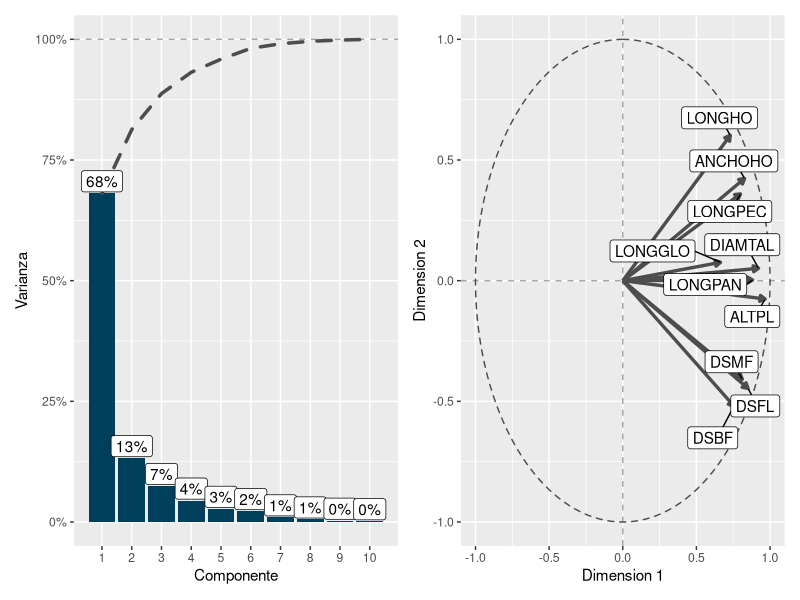
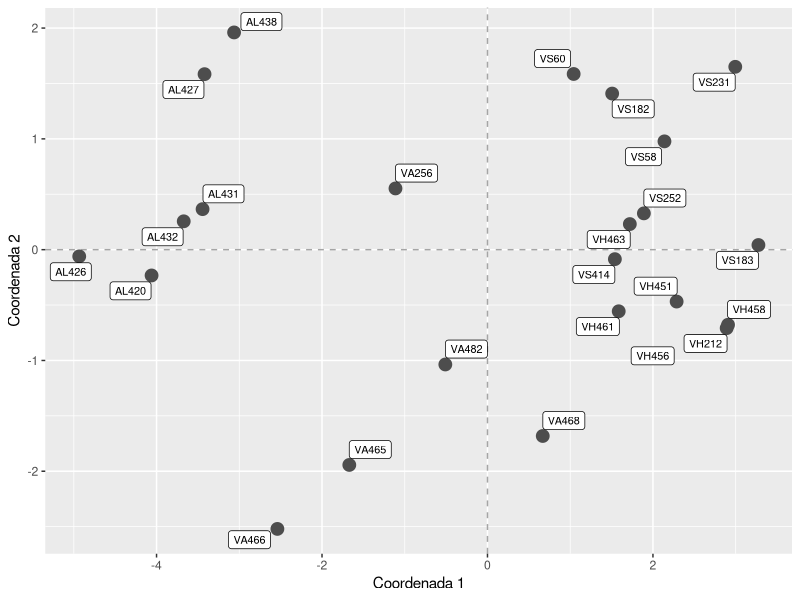
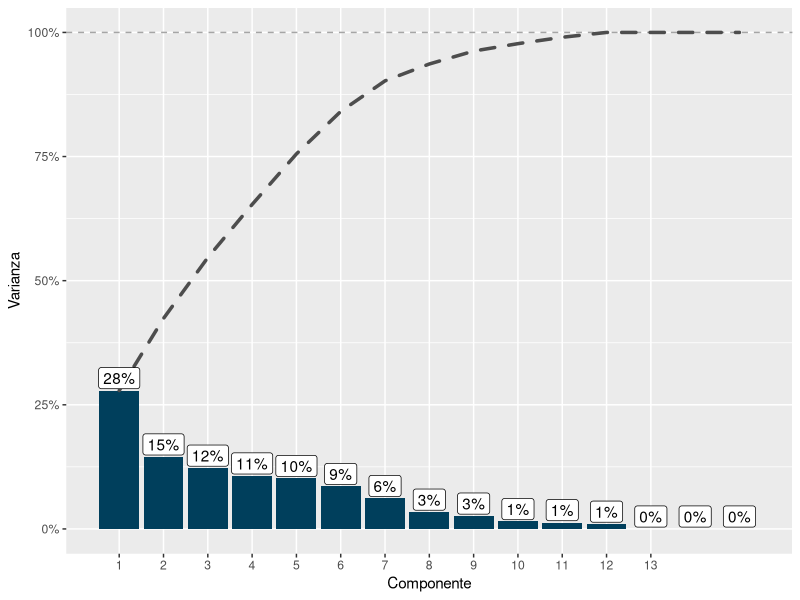
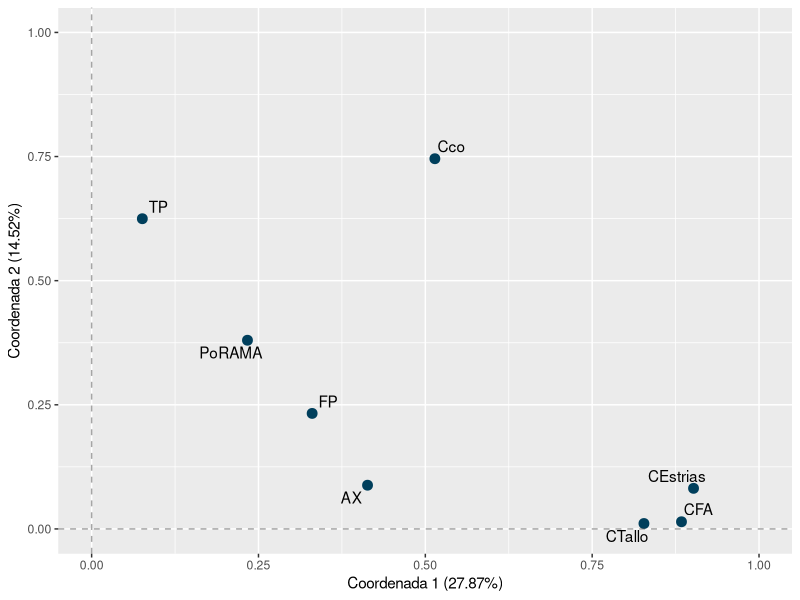
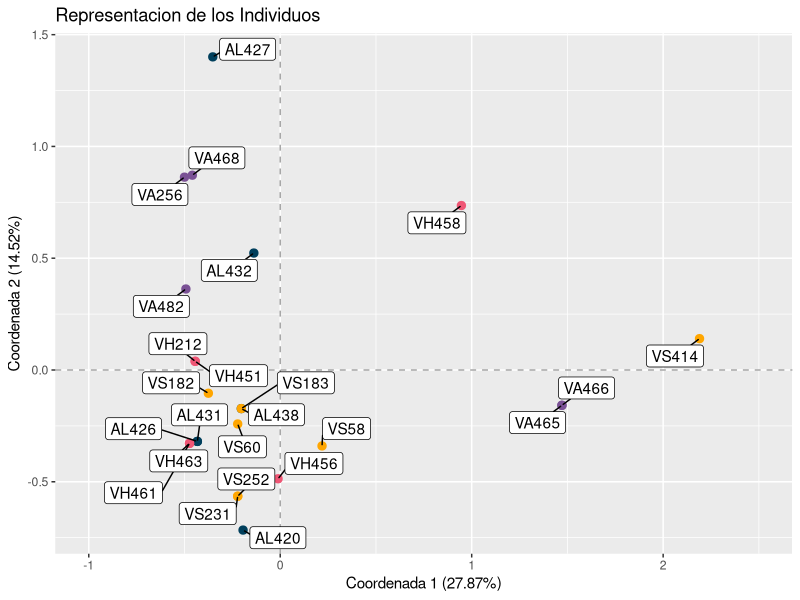
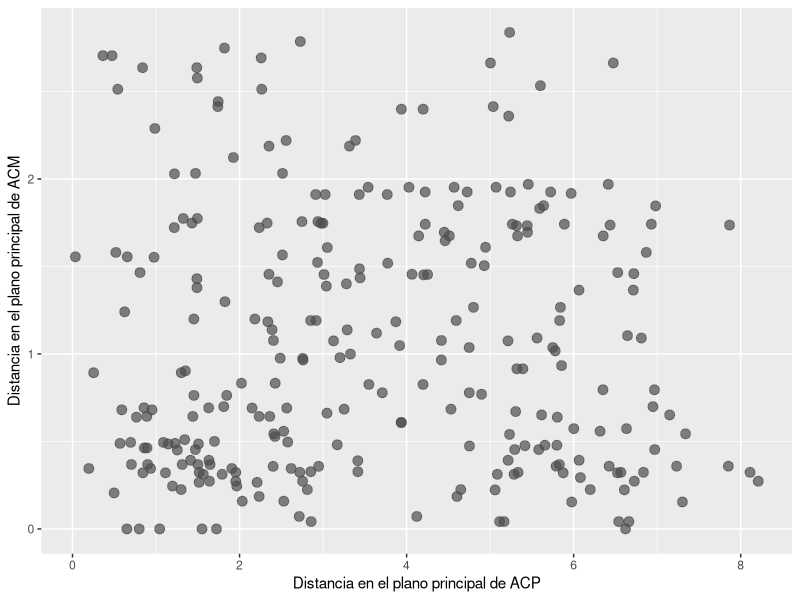
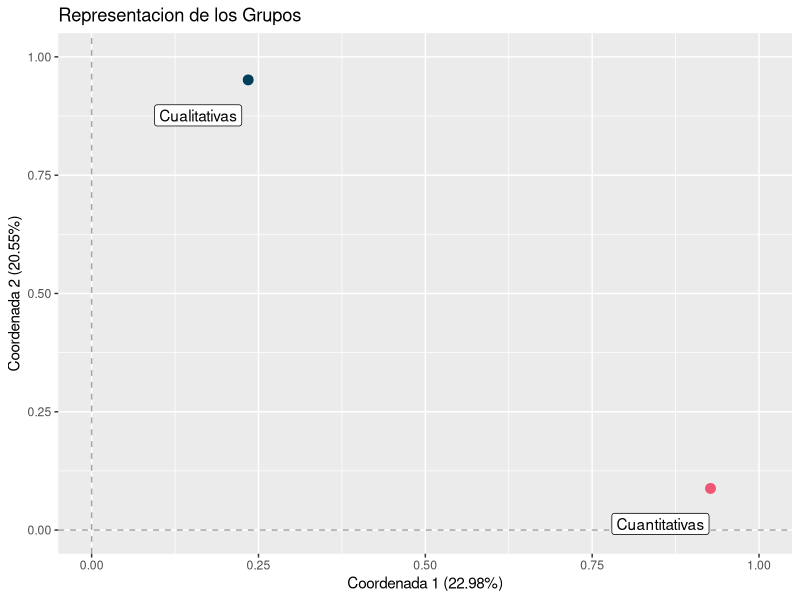
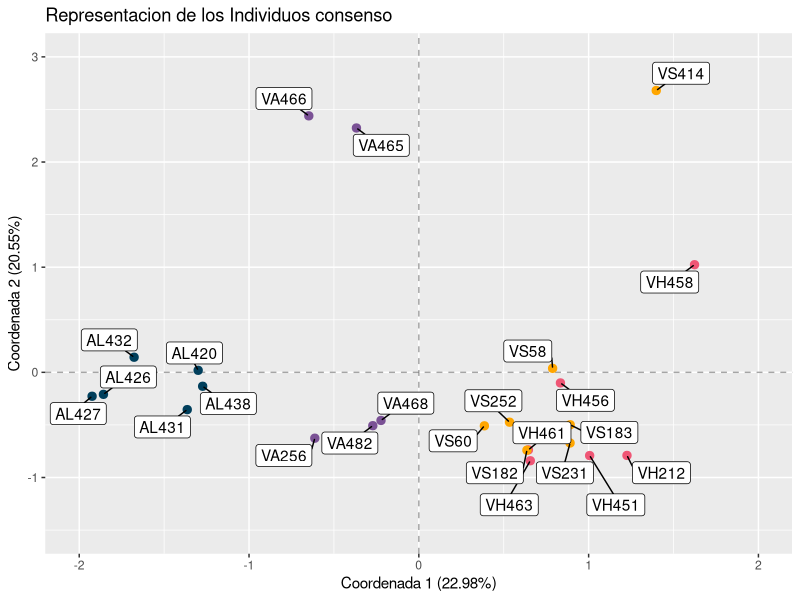

The R source for these figures, in order:
## ---- chunk 1
knitr::opts_chunk$set(
  echo = FALSE, message = FALSE, warning = FALSE, fig.align = "center",
  fig.pos = "H", out.extra = "", fig.height = 3.5, fig.width = 5.5
)
colores <- c("#003f5c", "#7a5195", "#ef5675", "#ffa600")
## ---- chunk 2
library(cluster)
library(dplyr)
library(FactoMineR)
library(ggplot2)
library(ggforce)
library(ggrepel)
library(kableExtra)
library(patchwork)
## ---- chunk 3
data <- read.csv2(
  here::here("data", "raw", "QUINOA.csv"), 
  row.names = 1, 
  stringsAsFactors = FALSE
)
cuanti <- data %>%
  select(
    DIAMTAL, ALTPL, LONGHO, ANCHOHO, LONGPEC,
    LONGPAN, LONGGLO, DSBF, DSFL, DSMF
  )
cuali <- data %>%
  select(AX, CEstrias, CTallo, PoRAMA, CFA,  Cco, TP, FP)
pca <- PCA(cuanti, ncp = 2, graph = FALSE)
## ---- chunk 4
autovalores_vector <- as.vector(prop.table(pca$eig[, 1]))
    autovalores <- data.frame(
      x = 1:10,
      varianza = autovalores_vector,
      varianza_cum = cumsum(autovalores_vector)
    )
autovalores$label <- paste0(round(autovalores$varianza * 100), "%")

p1 <- ggplot(autovalores, aes(x = x)) + 
  geom_hline(yintercept = 1, linetype = "dashed", color = "gray30", alpha = 0.5) + 
  geom_col(aes(y = varianza), fill = colores[1]) +
  geom_line(
    aes(y = varianza_cum), 
    linetype = "dashed",
    size = 1.2, 
    color = "grey30",
    lineend = "round"
  ) + 
  geom_label(
    aes(y = varianza, label = label), 
    nudge_y = 0.025
  ) + 
  scale_x_continuous(
    breaks = 1:13
  ) + 
  scale_y_continuous(
    labels = scales::percent_format()
  ) + 
  labs(
    x = "Componente",
    y = "Varianza"
  ) + 
  theme(
    panel.grid.minor.x = element_blank()
  )

variables <- as.data.frame(pca$var$coord)
variables$etiqueta <- rownames(pca$var$coord)
variables$x0 <- 0
variables$y0 <- 0
    
p2 <- ggplot(variables) + 
  geom_vline(xintercept = 0, linetype = "dashed", color = "gray30", alpha = 0.5) + 
  geom_hline(yintercept = 0, linetype = "dashed", color = "gray30", alpha = 0.5) +
  geom_circle(
    aes(x0 = x, y0 = y, r = r), 
    linetype = "dashed", color = "gray30", alpha = 0.5,
    data = data.frame(x = 0, y = 0, r = 1)
  ) + 
  geom_segment(
    aes(x = x0, y = y0, xend = Dim.1, yend = Dim.2),
    arrow = arrow(length = unit(0.15, "cm"), type ="closed"),
    size = 1.15,
    color = "grey30",
    show.legend = FALSE
  ) + 
  scale_color_manual(values = colores[c(1, 4)]) + 
  geom_label_repel(
    aes(Dim.1, Dim.2, label = etiqueta), 
    min.segment.length = 0,
    max.overlaps = 30
  ) + 
  lims(x = c(-1, 1), y = c(-1, 1)) + 
  labs(x = "Dimension 1", y = "Dimension 2")

p1 | p2
## ---- chunk 5
pc1 <- pca$ind$coord[, 1]
pc2 <- pca$ind$coord[, 2]
etiquetas <- rownames(pca$ind$coord)
datos_cp <- as.data.frame(cbind(etiquetas, pc1, pc2))
colnames(datos_cp) <- c("IND","CP1", "CP2")

ggplot(datos_cp) + 
  geom_vline(xintercept = 0, linetype = "dashed", color = "gray30", alpha = 0.5) + 
  geom_hline(yintercept = 0, linetype = "dashed", color = "gray30", alpha = 0.5) +
  geom_point(aes(pc1, pc2), size = 4, color = "gray30") + 
  geom_label_repel(aes(pc1, pc2, label = IND), size=2.75) + 
  labs(
    x = "Coordenada 1",
    y = "Coordenada 2"
  )
## ---- chunk 6
acm <- MCA(cuali, graph = FALSE)
autovalores_vector <- as.vector(prop.table(acm$eig[, 1]))
autovalores <- data.frame(
  x = 1:15,
  varianza = autovalores_vector,
  varianza_cum = cumsum(autovalores_vector)
)
autovalores$label <- paste0(round(autovalores$varianza * 100), "%")
    
ggplot(autovalores, aes(x = x)) + 
  geom_hline(yintercept = 1, linetype = "dashed", color = "gray30", alpha = 0.5) + 
  geom_col(aes(y = varianza), fill = colores[1]) +
  geom_line(
    aes(y = varianza_cum), 
    linetype = "dashed",
    size = 1.2, 
    color = "grey30",
    lineend = "round"
  ) + 
  geom_label(
    aes(y = varianza, label = label), 
    nudge_y = 0.025
  ) + 
  scale_x_continuous(
    breaks = 1:13
  ) + 
  scale_y_continuous(
    labels = scales::percent_format()
  ) + 
  labs(
    x = "Componente",
    y = "Varianza"
  ) + 
  theme(
    panel.grid.minor.x = element_blank()
  )
## ---- chunk 7
d <- as.data.frame(acm$var$eta2[, 1:2])
d$etiquetas <- rownames(d)

ggplot(d, aes(`Dim 1`, `Dim 2`)) + 
  geom_point(size = 3, color = colores[1]) +
  geom_text_repel(aes(label = etiquetas)) + 
  geom_vline(xintercept = 0, linetype = "dashed", color = "gray30", alpha = 0.5) + 
  geom_hline(yintercept = 0, linetype = "dashed", color = "gray30", alpha = 0.5) +
  labs(x = "Coordenada 1 (27.87%)", y = "Coordenada 2 (14.52%)") + 
  lims(x = c(0, 1), y = c(0, 1))
## ---- chunk 8
datos_acm <- as.data.frame(acm$ind$coord[, 1:2])
datos_acm$etiqueta <- rownames(datos_acm)
datos_acm$color <- substr(datos_acm$etiqueta, 1, 2)
rownames(datos_acm) <- NULL
colnames(datos_acm) <- c("x", "y", "etiqueta", "color")

ggplot(datos_acm, aes(x, y)) +
  geom_hline(yintercept = 0, linetype = "dashed", color = "gray30", alpha = 0.5) +
  geom_vline(xintercept = 0, linetype = "dashed", color = "gray30", alpha = 0.5) +
  geom_point(aes(color = color), size = 2.5) +
  geom_label_repel(
    aes(label = etiqueta),
    min.segment.length = 0,
    max.overlaps = 30
  ) + 
  scale_color_manual(values = colores, guide = FALSE) + 
  lims(
    x = c(-1, 2.5)
  ) +
  labs(
    x = "Coordenada 1 (27.87%)",
    y = "Coordenada 2 (14.52%)",
    title = "Representacion de los Individuos"
  )
## ---- chunk 9
dist_acp <- dist(pca$ind$coord[,1:2])
dist_acm <- dist(acm$ind$coord[,1:2])                
## ---- chunk 10
afm <- MFA(
  data, 
  group = c(ncol(cuanti), ncol(cuali)), 
  type = c("s", "n"), 
  ncp = 2, 
  name.group = c("Cuantitativas", "Cualitativas"),
  graph = FALSE
)
## ---- chunk 11
kable(
  afm$group$Lg, 
  digits = 2,
  align = "c",
  caption = "Coeficiente $L_g$",
  format = "latex"
) %>% 
  kable_styling(font_size = 10, latex_options = "HOLD_position") %>% 
  kable_classic_2() 
## ---- chunk 12
concordancia_df <- data.frame(
  x = as.vector(dist_acp),
  y = as.vector(dist_acm)
)
ggplot(concordancia_df) + 
  geom_point(aes(x, y), size = 3, alpha = 0.7, color = "grey30") + 
  labs(
      x = "Distancia en el plano principal de ACP",
      y = "Distancia en el plano principal de ACM"
  )
## ---- chunk 13
kable(
    sqrt(afm$group$Lg), 
    digits = 2,
    align = "c",
    caption = "Coeficiente $N_g$",
    format = "latex"
) %>% 
  kable_styling(font_size = 10, latex_options = "HOLD_position") %>% 
  kable_classic_2() 
## ---- chunk 14
kable(
  afm$group$RV, 
  digits = 2,
  align = "c",
  caption = "Coeficiente RV"
) %>% 
  kable_styling(font_size = 10, latex_options = "HOLD_position") %>% 
  kable_classic_2() 
## ---- chunk 15
d = as.data.frame(afm$group$coord)[, 1:2]
d$ambiente = rownames(d)
rownames(d) = NULL
colnames(d) = c("x", "y", "ambiente")

ggplot(d) +
  geom_hline(yintercept = 0, linetype = "dashed", color = "gray30", alpha = 0.5) +
  geom_vline(xintercept = 0, linetype = "dashed", color = "gray30", alpha = 0.5) +
  geom_point(aes(x, y, color = ambiente), size = 3) + 
  geom_label(aes(x, y, label = ambiente), nudge_x = -0.075, nudge_y = -0.075) + 
  scale_color_manual(values = colores[c(1, 3)], guide = FALSE) + 
  labs(
    x = "Coordenada 1 (22.98%)",
    y = "Coordenada 2 (20.55%)",
    title = "Representacion de los Grupos"
  ) +
  lims(x = c(0, 1), y = c(0, 1))
## ---- chunk 16
# Contribucion a los ejes
kable(
  afm$quali.var$contrib[,1:2], 
  digits = 2,
  align = "c",
  caption  = "Contribuciones a los Ejes - Cualitativas"
) %>% 
  kable_styling(font_size = 9, latex_options = "HOLD_position") %>% 
  kable_classic_2()
## ---- chunk 17
kable(
  afm$quanti.var$contrib[,1:2],
  digits = 2,
  align = "c",
  caption  = "Contribuciones a los Ejes - Cuantitativas"
) %>% 
  kable_styling(font_size = 9, latex_options = "HOLD_position") %>% 
  kable_classic_2()
## ---- chunk 18
datos_afm <- as.data.frame(afm$ind$coord)
datos_afm$etiqueta <- rownames(datos_afm)
datos_afm$color <- substr(datos_afm$etiqueta, 1, 2)
rownames(datos_afm) <- NULL
colnames(datos_afm) <- c("x", "y", "etiqueta", "color")
## ---- chunk 19
ggplot(datos_afm, aes(x, y)) +
  geom_hline(yintercept = 0, linetype = "dashed", color = "gray30", alpha = 0.5) +
  geom_vline(xintercept = 0, linetype = "dashed", color = "gray30", alpha = 0.5) +
  geom_point(aes(color = color), size = 2.5) +
  geom_label_repel(
    aes(label = etiqueta),
    min.segment.length = 0,
    max.overlaps = 30
  ) + 
  scale_color_manual(values = colores, guide = FALSE) + 
  lims(
    x = c(-2, 2), 
    y = c(-1.5, 3)
  ) + 
  labs(
    x = "Coordenada 1 (22.98%)",
    y = "Coordenada 2 (20.55%)",
    title = "Representacion de los Individuos consenso"
  )
## ---- chunk 20
color_fct <- as.factor(rep(1:4, 6))
consenso <- as.data.frame(afm$ind$coord)[1:2]
consenso$etiqueta <- rownames(consenso)
rownames(consenso) <- NULL
colnames(consenso) <- c("dim_1", "dim_2", "etiqueta")

parciales <- as.data.frame(afm$ind$coord.partiel)[1:2]
etiquetas <- strsplit(rownames(parciales), ".", fixed = "TRUE")
parciales$etiqueta <- sapply(etiquetas, function(x) x[[1]])
parciales$tipo <- sapply(etiquetas, function(x) x[[2]])
parciales$color <- rep(color_fct, each = 2)
rownames(parciales) <- NULL
colnames(parciales) <- c("dim_1", "dim_2", "etiqueta", "tipo", "color")

segmentos <- cbind(
  parciales[parciales$tipo == "Cuantitativas", 1:2], 
  parciales[parciales$tipo == "Cualitativas", 1:2]
)
names(segmentos) <- c("x0", "y0", "x1", "y1")
segmentos$color <- color_fct
## ---- chunk 21
ggplot(parciales) + 
  geom_vline(xintercept = 0, linetype = "dashed", color = "gray30", alpha = 0.5) + 
  geom_hline(yintercept = 0, linetype = "dashed", color = "gray30", alpha = 0.5) +
  geom_segment(
    aes(x0, y0, xend=x1, yend=y1, color=color),
    show.legend = FALSE,
    data = segmentos
  ) + 
  geom_point(
    aes(dim_1, dim_2, shape = tipo, color = color),
    size = 2
  ) + 
  geom_point(
    aes(dim_1, dim_2),
    size = 0.75,
    data = consenso
  ) + 
  geom_label_repel(
    aes(dim_1, dim_2, label = etiqueta), 
    min.segment.length = 0,
    max.overlaps = 30,
    size = 2.5,
    data = consenso
  ) + 
  scale_color_manual(values = colores, guide = FALSE) + 
  scale_shape_discrete(name = "Datos") + 
  theme(
    legend.position = "top",
    axis.title = element_blank()
  )
